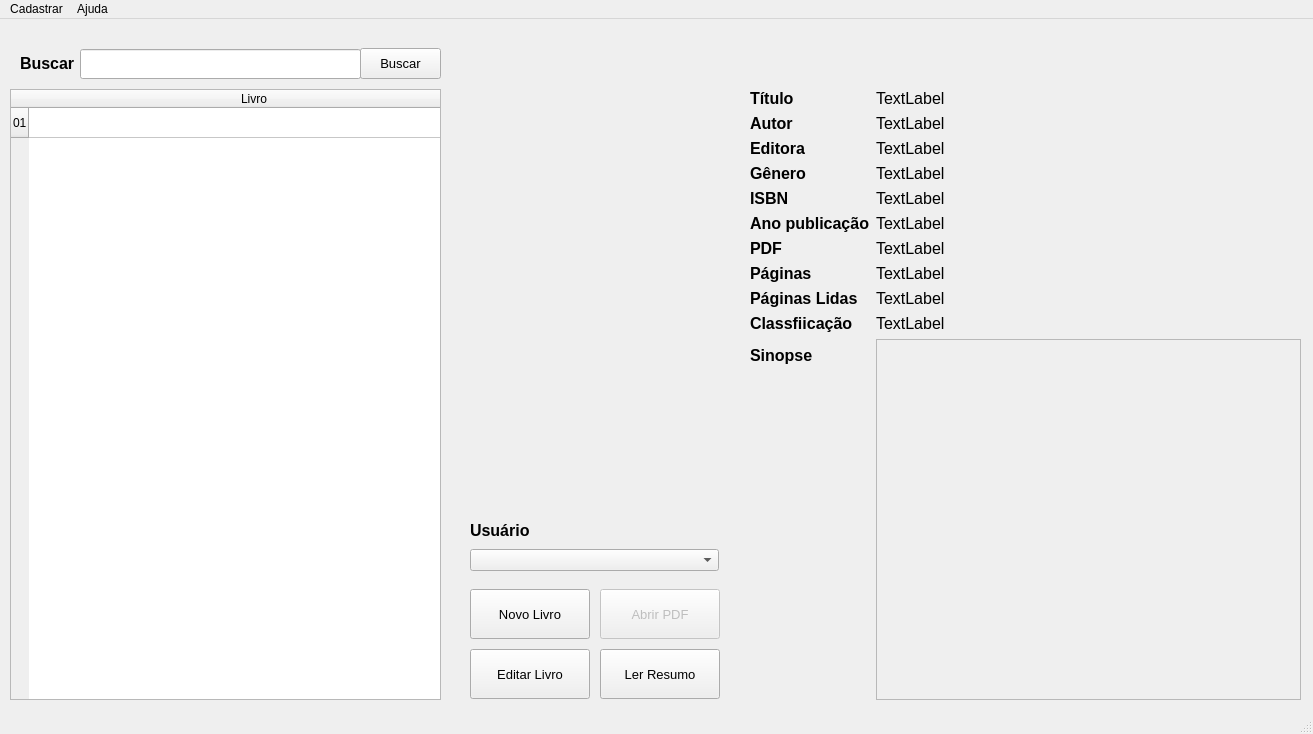
<?xml version="1.0" encoding="UTF-8"?>
<ui version="4.0">
 <class>MainWindow</class>
 <widget class="QMainWindow" name="MainWindow">
  <property name="geometry">
   <rect>
    <x>0</x>
    <y>0</y>
    <width>1313</width>
    <height>734</height>
   </rect>
  </property>
  <property name="windowTitle">
   <string>Minha Biblioteca</string>
  </property>
  <widget class="QWidget" name="centralwidget">
   <widget class="QTableWidget" name="tbLivros">
    <property name="geometry">
     <rect>
      <x>10</x>
      <y>70</y>
      <width>431</width>
      <height>611</height>
     </rect>
    </property>
    <attribute name="horizontalHeaderDefaultSectionSize">
     <number>450</number>
    </attribute>
    <row>
     <property name="text">
      <string>01</string>
     </property>
    </row>
    <column>
     <property name="text">
      <string>Livro</string>
     </property>
    </column>
    <item row="0" column="0">
     <property name="text">
      <string/>
     </property>
    </item>
   </widget>
   <widget class="QLabel" name="label">
    <property name="geometry">
     <rect>
      <x>340</x>
      <y>740</y>
      <width>47</width>
      <height>13</height>
     </rect>
    </property>
    <property name="text">
     <string>TextLabel</string>
    </property>
   </widget>
   <widget class="QWidget" name="formLayoutWidget">
    <property name="geometry">
     <rect>
      <x>750</x>
      <y>70</y>
      <width>551</width>
      <height>611</height>
     </rect>
    </property>
    <layout class="QFormLayout" name="formLayout">
     <item row="0" column="0">
      <widget class="QLabel" name="label_2">
       <property name="font">
        <font>
         <pointsize>12</pointsize>
         <weight>75</weight>
         <bold>true</bold>
        </font>
       </property>
       <property name="text">
        <string>Título</string>
       </property>
      </widget>
     </item>
     <item row="0" column="1">
      <widget class="QLabel" name="lbTituloLivro">
       <property name="font">
        <font>
         <pointsize>12</pointsize>
        </font>
       </property>
       <property name="text">
        <string>TextLabel</string>
       </property>
      </widget>
     </item>
     <item row="1" column="0">
      <widget class="QLabel" name="label_4">
       <property name="font">
        <font>
         <pointsize>12</pointsize>
         <weight>75</weight>
         <bold>true</bold>
        </font>
       </property>
       <property name="text">
        <string>Autor</string>
       </property>
      </widget>
     </item>
     <item row="1" column="1">
      <widget class="QLabel" name="lbAutor">
       <property name="font">
        <font>
         <pointsize>12</pointsize>
        </font>
       </property>
       <property name="text">
        <string>TextLabel</string>
       </property>
      </widget>
     </item>
     <item row="2" column="0">
      <widget class="QLabel" name="label_6">
       <property name="font">
        <font>
         <pointsize>12</pointsize>
         <weight>75</weight>
         <bold>true</bold>
        </font>
       </property>
       <property name="text">
        <string>Editora</string>
       </property>
      </widget>
     </item>
     <item row="2" column="1">
      <widget class="QLabel" name="lbEditora">
       <property name="font">
        <font>
         <pointsize>12</pointsize>
        </font>
       </property>
       <property name="text">
        <string>TextLabel</string>
       </property>
      </widget>
     </item>
     <item row="3" column="0">
      <widget class="QLabel" name="label_8">
       <property name="font">
        <font>
         <pointsize>12</pointsize>
         <weight>75</weight>
         <bold>true</bold>
        </font>
       </property>
       <property name="text">
        <string>Gênero</string>
       </property>
      </widget>
     </item>
     <item row="3" column="1">
      <widget class="QLabel" name="lbGenero">
       <property name="font">
        <font>
         <pointsize>12</pointsize>
        </font>
       </property>
       <property name="text">
        <string>TextLabel</string>
       </property>
      </widget>
     </item>
     <item row="4" column="0">
      <widget class="QLabel" name="label_10">
       <property name="font">
        <font>
         <pointsize>12</pointsize>
         <weight>75</weight>
         <bold>true</bold>
        </font>
       </property>
       <property name="text">
        <string>ISBN</string>
       </property>
      </widget>
     </item>
     <item row="4" column="1">
      <widget class="QLabel" name="lbIsbn">
       <property name="font">
        <font>
         <pointsize>12</pointsize>
        </font>
       </property>
       <property name="text">
        <string>TextLabel</string>
       </property>
      </widget>
     </item>
     <item row="5" column="0">
      <widget class="QLabel" name="label_14">
       <property name="font">
        <font>
         <pointsize>12</pointsize>
         <weight>75</weight>
         <bold>true</bold>
        </font>
       </property>
       <property name="text">
        <string>Ano publicação</string>
       </property>
      </widget>
     </item>
     <item row="5" column="1">
      <widget class="QLabel" name="lbAnoPublicacao">
       <property name="font">
        <font>
         <pointsize>12</pointsize>
        </font>
       </property>
       <property name="text">
        <string>TextLabel</string>
       </property>
      </widget>
     </item>
     <item row="6" column="0">
      <widget class="QLabel" name="label_16">
       <property name="font">
        <font>
         <pointsize>12</pointsize>
         <weight>75</weight>
         <bold>true</bold>
        </font>
       </property>
       <property name="text">
        <string>PDF</string>
       </property>
      </widget>
     </item>
     <item row="6" column="1">
      <widget class="QLabel" name="lbPDF">
       <property name="font">
        <font>
         <pointsize>12</pointsize>
        </font>
       </property>
       <property name="text">
        <string>TextLabel</string>
       </property>
      </widget>
     </item>
     <item row="7" column="0">
      <widget class="QLabel" name="label_12">
       <property name="font">
        <font>
         <pointsize>12</pointsize>
         <weight>75</weight>
         <bold>true</bold>
        </font>
       </property>
       <property name="text">
        <string>Páginas</string>
       </property>
      </widget>
     </item>
     <item row="7" column="1">
      <widget class="QLabel" name="lbPaginas">
       <property name="font">
        <font>
         <pointsize>12</pointsize>
        </font>
       </property>
       <property name="text">
        <string>TextLabel</string>
       </property>
      </widget>
     </item>
     <item row="8" column="0">
      <widget class="QLabel" name="label_13">
       <property name="font">
        <font>
         <pointsize>12</pointsize>
         <weight>75</weight>
         <bold>true</bold>
        </font>
       </property>
       <property name="text">
        <string>Páginas Lidas</string>
       </property>
      </widget>
     </item>
     <item row="8" column="1">
      <widget class="QLabel" name="lbPaginasLidas">
       <property name="font">
        <font>
         <pointsize>12</pointsize>
        </font>
       </property>
       <property name="text">
        <string>TextLabel</string>
       </property>
      </widget>
     </item>
     <item row="9" column="0">
      <widget class="QLabel" name="label_18">
       <property name="font">
        <font>
         <pointsize>12</pointsize>
         <weight>75</weight>
         <bold>true</bold>
        </font>
       </property>
       <property name="text">
        <string>Classfiicação</string>
       </property>
      </widget>
     </item>
     <item row="9" column="1">
      <widget class="QLabel" name="lbClassificacao">
       <property name="font">
        <font>
         <pointsize>12</pointsize>
        </font>
       </property>
       <property name="text">
        <string>TextLabel</string>
       </property>
      </widget>
     </item>
     <item row="10" column="0">
      <widget class="QLabel" name="label_20">
       <property name="font">
        <font>
         <pointsize>12</pointsize>
         <weight>75</weight>
         <bold>true</bold>
        </font>
       </property>
       <property name="text">
        <string>Sinopse</string>
       </property>
      </widget>
     </item>
     <item row="10" column="1">
      <widget class="QTextEdit" name="txtSinopse">
       <property name="enabled">
        <bool>false</bool>
       </property>
       <property name="font">
        <font>
         <pointsize>12</pointsize>
        </font>
       </property>
      </widget>
     </item>
    </layout>
   </widget>
   <widget class="QPushButton" name="btLerResumo">
    <property name="geometry">
     <rect>
      <x>600</x>
      <y>630</y>
      <width>120</width>
      <height>50</height>
     </rect>
    </property>
    <property name="font">
     <font>
      <pointsize>10</pointsize>
     </font>
    </property>
    <property name="text">
     <string>Ler Resumo</string>
    </property>
    <property name="icon">
     <iconset>
      <normaloff>../../resources/icons/local_library_16dp_5F6368.png</normaloff>../../resources/icons/local_library_16dp_5F6368.png</iconset>
    </property>
    <property name="iconSize">
     <size>
      <width>24</width>
      <height>24</height>
     </size>
    </property>
   </widget>
   <widget class="QPushButton" name="btAbrirPDF">
    <property name="enabled">
     <bool>false</bool>
    </property>
    <property name="geometry">
     <rect>
      <x>600</x>
      <y>570</y>
      <width>120</width>
      <height>50</height>
     </rect>
    </property>
    <property name="font">
     <font>
      <pointsize>10</pointsize>
     </font>
    </property>
    <property name="text">
     <string>Abrir PDF</string>
    </property>
    <property name="icon">
     <iconset>
      <normaloff>../../resources/icons/picture_as_pdf_16dp_5F6368.png</normaloff>../../resources/icons/picture_as_pdf_16dp_5F6368.png</iconset>
    </property>
    <property name="iconSize">
     <size>
      <width>24</width>
      <height>24</height>
     </size>
    </property>
   </widget>
   <widget class="QPushButton" name="btBuscarLivros">
    <property name="geometry">
     <rect>
      <x>360</x>
      <y>29</y>
      <width>81</width>
      <height>31</height>
     </rect>
    </property>
    <property name="font">
     <font>
      <pointsize>10</pointsize>
     </font>
    </property>
    <property name="text">
     <string>Buscar</string>
    </property>
    <property name="icon">
     <iconset>
      <normaloff>../../resources/icons/search_24dp_5F6368.png</normaloff>../../resources/icons/search_24dp_5F6368.png</iconset>
    </property>
    <property name="iconSize">
     <size>
      <width>24</width>
      <height>24</height>
     </size>
    </property>
   </widget>
   <widget class="QPushButton" name="btNovoLivro">
    <property name="geometry">
     <rect>
      <x>470</x>
      <y>570</y>
      <width>120</width>
      <height>50</height>
     </rect>
    </property>
    <property name="font">
     <font>
      <pointsize>10</pointsize>
     </font>
    </property>
    <property name="text">
     <string>Novo Livro</string>
    </property>
    <property name="icon">
     <iconset>
      <normaloff>../../resources/icons/library_books_16dp_5F6368.png</normaloff>../../resources/icons/library_books_16dp_5F6368.png</iconset>
    </property>
    <property name="iconSize">
     <size>
      <width>24</width>
      <height>24</height>
     </size>
    </property>
   </widget>
   <widget class="QLabel" name="lbCapa">
    <property name="geometry">
     <rect>
      <x>450</x>
      <y>70</y>
      <width>291</width>
      <height>371</height>
     </rect>
    </property>
    <property name="autoFillBackground">
     <bool>false</bool>
    </property>
    <property name="text">
     <string/>
    </property>
    <property name="pixmap">
     <pixmap>../../resources/img/capa_programa_principal.png</pixmap>
    </property>
    <property name="scaledContents">
     <bool>true</bool>
    </property>
    <property name="alignment">
     <set>Qt::AlignBottom|Qt::AlignLeading|Qt::AlignLeft</set>
    </property>
    <property name="wordWrap">
     <bool>false</bool>
    </property>
   </widget>
   <widget class="QLineEdit" name="lineEdit">
    <property name="geometry">
     <rect>
      <x>80</x>
      <y>30</y>
      <width>281</width>
      <height>30</height>
     </rect>
    </property>
    <property name="font">
     <font>
      <pointsize>12</pointsize>
     </font>
    </property>
   </widget>
   <widget class="QLabel" name="label_3">
    <property name="geometry">
     <rect>
      <x>20</x>
      <y>36</y>
      <width>61</width>
      <height>16</height>
     </rect>
    </property>
    <property name="font">
     <font>
      <pointsize>12</pointsize>
      <weight>75</weight>
      <bold>true</bold>
     </font>
    </property>
    <property name="text">
     <string>Buscar</string>
    </property>
   </widget>
   <widget class="QPushButton" name="btEditarLivro">
    <property name="geometry">
     <rect>
      <x>470</x>
      <y>630</y>
      <width>120</width>
      <height>50</height>
     </rect>
    </property>
    <property name="font">
     <font>
      <pointsize>10</pointsize>
     </font>
    </property>
    <property name="text">
     <string>Editar Livro</string>
    </property>
    <property name="icon">
     <iconset>
      <normaloff>../../resources/icons/border_color_16dp_5F6368.png</normaloff>../../resources/icons/border_color_16dp_5F6368.png</iconset>
    </property>
    <property name="iconSize">
     <size>
      <width>24</width>
      <height>24</height>
     </size>
    </property>
   </widget>
   <widget class="QLabel" name="label_21">
    <property name="geometry">
     <rect>
      <x>470</x>
      <y>500</y>
      <width>62</width>
      <height>22</height>
     </rect>
    </property>
    <property name="font">
     <font>
      <pointsize>12</pointsize>
      <weight>75</weight>
      <bold>true</bold>
     </font>
    </property>
    <property name="text">
     <string>Usuário</string>
    </property>
   </widget>
   <widget class="QComboBox" name="cbUsuarios">
    <property name="geometry">
     <rect>
      <x>470</x>
      <y>530</y>
      <width>249</width>
      <height>22</height>
     </rect>
    </property>
    <property name="font">
     <font>
      <pointsize>10</pointsize>
     </font>
    </property>
   </widget>
  </widget>
  <widget class="QMenuBar" name="menubar">
   <property name="geometry">
    <rect>
     <x>0</x>
     <y>0</y>
     <width>1313</width>
     <height>21</height>
    </rect>
   </property>
   <widget class="QMenu" name="menuCadastrar">
    <property name="contextMenuPolicy">
     <enum>Qt::DefaultContextMenu</enum>
    </property>
    <property name="layoutDirection">
     <enum>Qt::LeftToRight</enum>
    </property>
    <property name="title">
     <string>Cadastrar</string>
    </property>
    <addaction name="menuNovoLivro"/>
    <addaction name="menuCadatrarGenero"/>
    <addaction name="separator"/>
    <addaction name="menuCadastrarUsuario"/>
   </widget>
   <widget class="QMenu" name="menuAjuda">
    <property name="title">
     <string>Ajuda</string>
    </property>
    <addaction name="menuSobrePrograma"/>
    <addaction name="separator"/>
    <addaction name="menuEfetuarTeste"/>
   </widget>
   <addaction name="menuCadastrar"/>
   <addaction name="menuAjuda"/>
  </widget>
  <widget class="QStatusBar" name="statusbar"/>
  <action name="menuNovoLivro">
   <property name="text">
    <string>Novo Livro</string>
   </property>
  </action>
  <action name="menuCadatrarGenero">
   <property name="text">
    <string>Cadastrar Gênero de livro</string>
   </property>
  </action>
  <action name="menuCadastrarUsuario">
   <property name="text">
    <string>Usuários</string>
   </property>
  </action>
  <action name="actionResumo">
   <property name="text">
    <string>Resumo</string>
   </property>
  </action>
  <action name="menuEfetuarTestes">
   <property name="text">
    <string> Efetuar Testes DB</string>
   </property>
  </action>
  <action name="menuSobrePrograma">
   <property name="text">
    <string>Sobre o programa</string>
   </property>
  </action>
  <action name="menuEfetuarTeste">
   <property name="text">
    <string>Efetuar Testes DB</string>
   </property>
  </action>
 </widget>
 <resources/>
 <connections/>
</ui>
